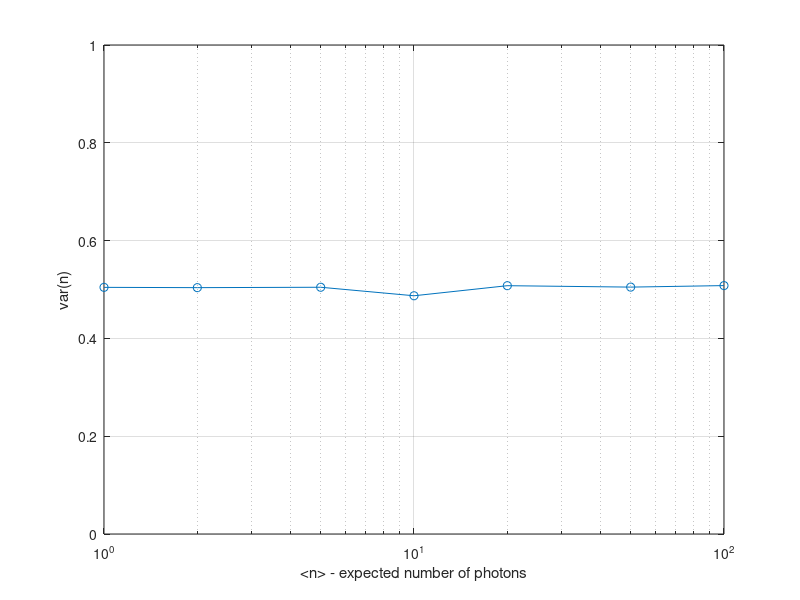

Source code (MATLAB):
data = load('medidas_noise.txt');
x = data(:,1);
y = data(:,2);

semilogx(x,y,'o-')
grid
ylim([0,1])
xlabel('<n> - expected number of photons');
ylabel('var(n)');